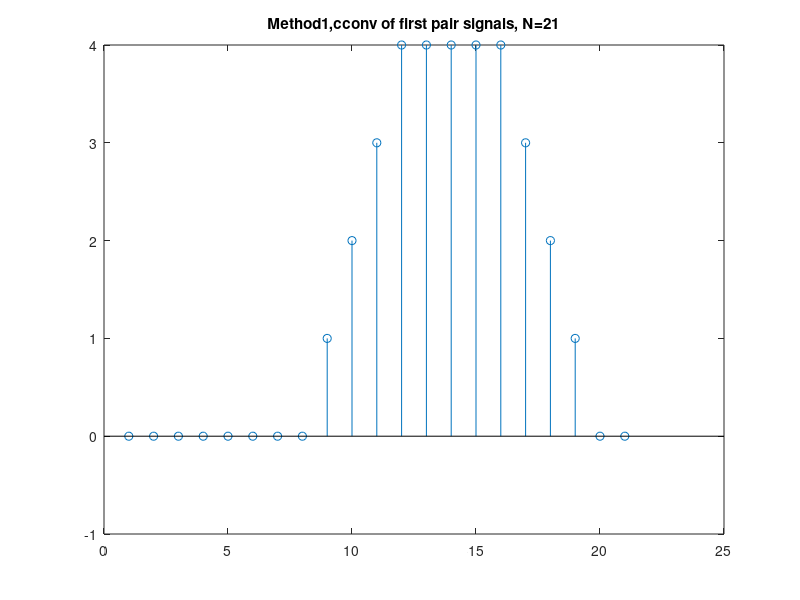
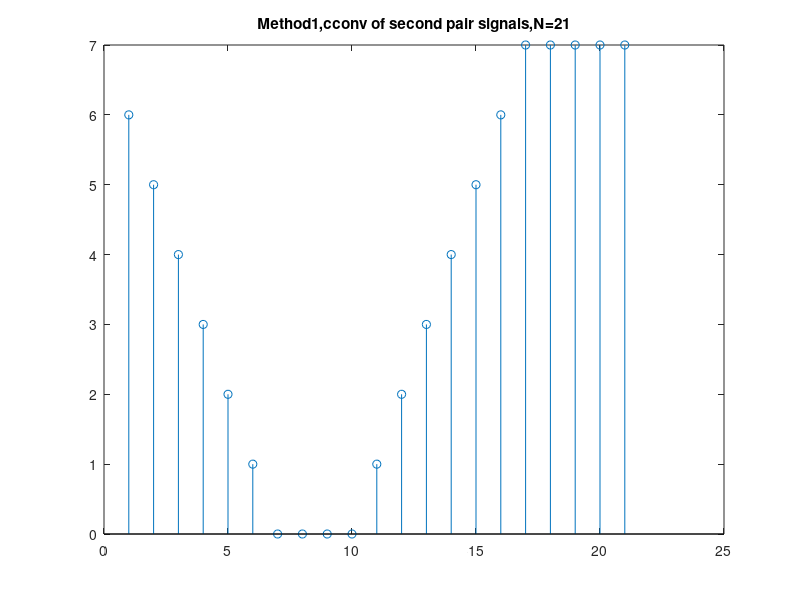
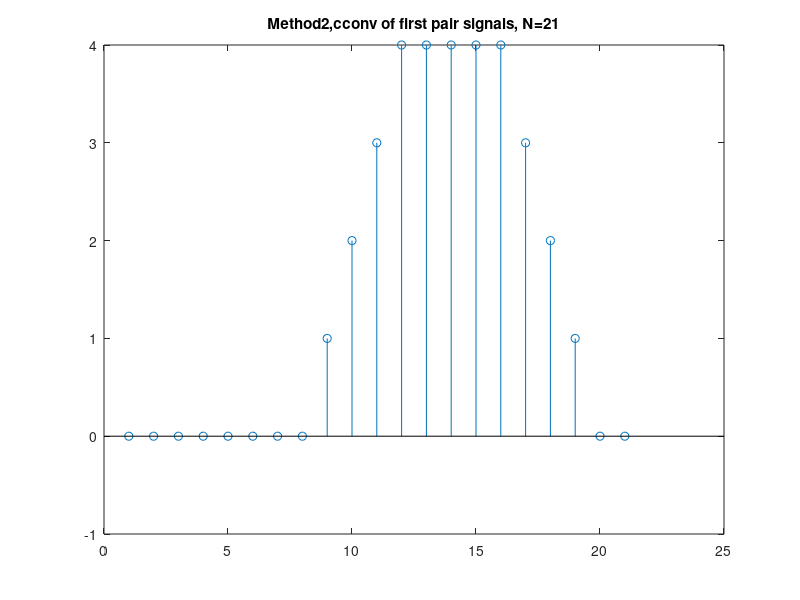
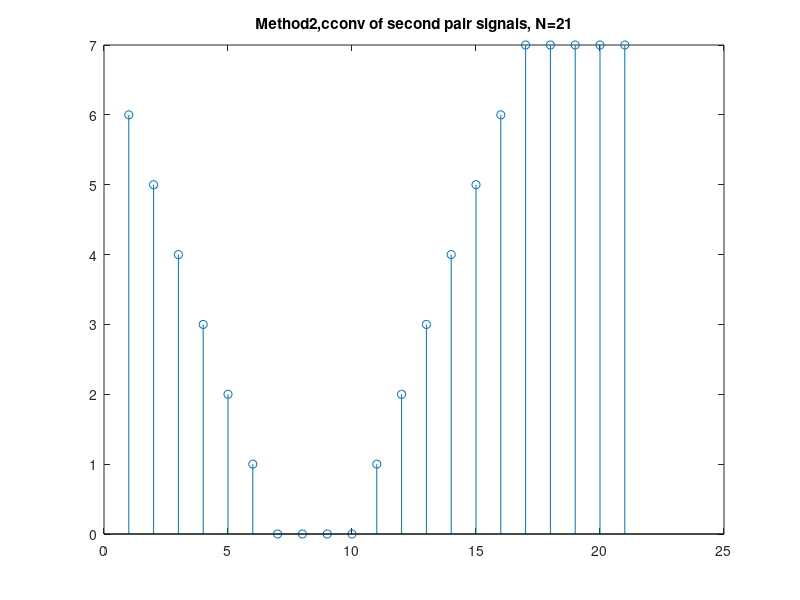

Here is the MATLAB script that generated these plots, in order:
clear;
close all;
clc;
%% Question Three, Part C,Method one
%first pair signals
N=21;
x1=[0 0 0 0 1 1 1 1];
x2=[0 0 0 0 1 1 1 1 1 1 1 1];
out=cconv(x1,x2,N);
figure(1)
stem(out)
title('Method1,cconv of first pair signals, N=21')

%second pair signals
x3=[0 0 0 0 0 1 1 1 1 1 1 1];
x4=[0 0 0 0 0 1 1 1 1 1 1 1 1 1 1 1];
out2=cconv(x3,x4,N);
figure(2)
stem(out2)
title('Method1,cconv of second pair signals,N=21')
%% Question Three,Part C, Method two
%first pair signals
x1pad = [x1 zeros(1,N-length(x1))];
x2pad = [x2 zeros(1,N-length(x2))];
X1=fft(x1pad);
X2=fft(x2pad);
outf=X1 .* X2;
out3 = ifft(outf);
figure(3)
stem(out3)
title('Method2,cconv of first pair signals, N=21')

%second pair signals
x3pad = [x3 zeros(1,N-length(x3))];
x4pad = [x4 zeros(1,N-length(x4))];
X3=fft(x3pad);
X4=fft(x4pad);
outf2=X3 .* X4;
out4 = ifft(outf2);
figure(4)
stem(out4)
title('Method2,cconv of second pair signals, N=21')
